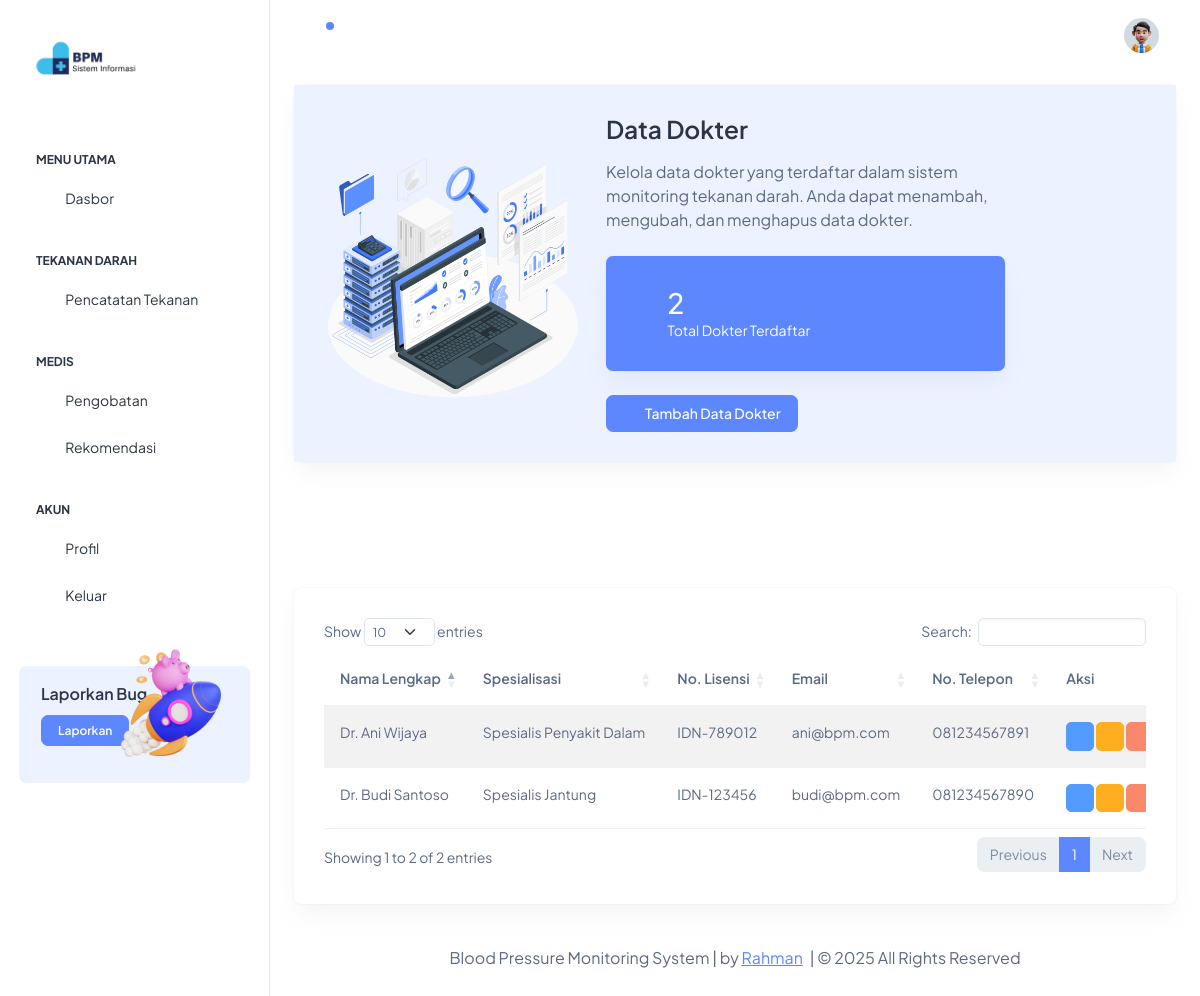
Screenshot of /App/Views/dokter.php (signed in) with the database file from the repository.
### tables this page shows
CREATE TABLE `doctor_profiles` (
  `doctor_id` int NOT NULL,
  `user_id` int DEFAULT NULL,
  `full_name` varchar(100) NOT NULL,
  `specialization` varchar(100) DEFAULT NULL,
  `license_number` varchar(50) NOT NULL,
  `phone_number` varchar(20) DEFAULT NULL
);

CREATE TABLE `users` (
  `user_id` int NOT NULL,
  `username` varchar(50) NOT NULL,
  `password` varchar(255) NOT NULL,
  `email` varchar(100) NOT NULL,
  `role` enum('admin','doctor','patient') NOT NULL,
  `created_at` timestamp NULL DEFAULT CURRENT_TIMESTAMP,
  `updated_at` timestamp NULL DEFAULT CURRENT_TIMESTAMP ON UPDATE CURRENT_TIMESTAMP
);

### App/Config/Database.php (called while the page is built, shortened)
<?php
class Database
{
    private $host = 'localhost';
    private $db_name = 'blood_pressure_monitoring';
    private $username = 'root';
    private $password = '';
    private $conn;
    private function connect()
    {
        try {
            $this->conn = new PDO(
                'mysql:host=' . $this->host . ';dbname=' . $this->db_name,
                $this->username,
                $this->password
            );
            $this->conn->setAttribute(PDO::ATTR_ERRMODE, PDO::ERRMODE_EXCEPTION);
            $this->conn->setAttribute(PDO::ATTR_DEFAULT_FETCH_MODE, PDO::FETCH_ASSOC);
        } catch (PDOException $e) {
            echo 'Connection Error: ' . $e->getMessage();
        }
    }
    public function query($query, $params = [])
    {
        $stmt = $this->conn->prepare($query);
        $stmt->execute($params);
        return $stmt;
    }
}

### App/Controllers/DokterController.php (called while the page is built, shortened)
<?php
require_once __DIR__ . '/../Models/DokterModel.php';
class DokterController
{
    private $dokterModel;
    public function __construct()
    {
        $this->dokterModel = new DokterModel();
    }
    public function getAllDoctors()
    {
        return $this->dokterModel->getAllDoctors();
    }
}

### App/Models/DokterModel.php (called while the page is built, shortened)
<?php
require_once __DIR__ . '/../Config/Database.php';
class DokterModel
{
    private $db;
    public function __construct()
    {
        $this->db = new Database();
    }
    public function getAllDoctors()
    {
        $query = "SELECT d.*, u.email, u.username
                  FROM doctor_profiles d
                  JOIN users u ON d.user_id = u.user_id
                  WHERE u.role = 'doctor'";
        return $this->db->query($query)->fetchAll();
    }
}

### App/Views/dokter.php (the view, shortened to what this page needs)
<?php
require_once __DIR__ . '/../Controllers/DokterController.php';
$dokterController = new DokterController();
$doctors = $dokterController->getAllDoctors();
$totalDoctors = count($doctors);
?>
<!doctype html>
<html lang="en">
<head>
    <link rel="stylesheet" href="assets/css/styles.min.css" />
    <link rel="stylesheet" href="https://cdn.datatables.net/1.13.7/css/dataTables.bootstrap5.min.css">
    <link rel="stylesheet" href="https://cdn.datatables.net/responsive/2.5.0/css/responsive.bootstrap5.min.css">
</head>
<body>
    <div class="page-wrapper" id="main-wrapper" data-layout="vertical" data-navbarbg="skin6" data-sidebartype="full"
        data-sidebar-position="fixed" data-header-position="fixed">
        <?php include 'partials/sidebar.php'; ?>
        <div class="body-wrapper">
            <?php include 'partials/header.php'; ?>
            <div class="container-fluid">
                <div class="row">
                    <div class="col-12">
                        <div class="card w-100">
                            <div class="card-body bg-light-primary">
                                <div class="row align-items-center">
                                    <div class="col-lg-4">
                                        <img src="assets/images/data/data.png" alt="Doctor Statistics"
                                            class="img-fluid">
                                    </div>
                                    <div class="col-lg-6">
                                        <h3 class="fw-semibold mb-3">Data Dokter</h3>
                                        <p class="fs-4 mb-4">
                                            Kelola data dokter yang terdaftar dalam sistem monitoring tekanan darah.
                                            Anda dapat menambah, mengubah, dan menghapus data dokter.
                                        </p>
                                        <div class="card bg-primary text-white mb-4">
                                            <div class="card-body d-flex align-items-center">
                                                <i class="ti ti-users fs-6 me-3"></i>
                                                <div>
                                                    <h2 class="text-white mb-0"><?= $totalDoctors ?></h2>
                                                    <p class="mb-0">Total Dokter Terdaftar</p>
                                                </div>
                                            </div>
                                        </div>
                                        <button class="btn btn-primary d-flex align-items-center" data-bs-toggle="modal"
                                            data-bs-target="#addDoctorModal">
                                            <i class="ti ti-user-plus fs-5 me-2"></i>
                                            <span>Tambah Data Dokter</span>
                                        </button>
                                    </div>
                                </div>
                            </div>
                        </div>
                    </div>
                </div>
                <div class="row">
                    <div class="col-12">
                        <div class="card">
                            <div class="card-body">
                                <div class="table-responsive">
                                    <table id="doctorTable" class="table table-striped dt-responsive nowrap w-100">
                                        <thead>
                                            <tr>
                                                <th>Nama Lengkap</th>
                                                <th>Spesialisasi</th>
                                                <th>No. Lisensi</th>
                                                <th>Email</th>
                                                <th>No. Telepon</th>
                                                <th>Aksi</th>
                                            </tr>
                                        </thead>
                                        <tbody>
                                            <?php foreach ($doctors as $doctor): ?>
                                                <tr>
                                                    <td><?= htmlspecialchars($doctor['full_name']) ?></td>
                                                    <td><?= htmlspecialchars($doctor['specialization']) ?></td>
                                                    <td><?= htmlspecialchars($doctor['license_number']) ?></td>
                                                    <td><?= htmlspecialchars($doctor['email']) ?></td>
                                                    <td><?= htmlspecialchars($doctor['phone_number']) ?></td>
                                                    <td>
                                                        <button type="button" class="btn btn-info btn-sm view-doctor"
                                                            data-bs-toggle="modal" data-bs-target="#viewDoctorModal"
                                                            data-doctor='<?= json_encode($doctor) ?>'>
                                                            <i class="ti ti-eye"></i>
                                                        </button>
                                                        <button type="button" class="btn btn-warning btn-sm edit-doctor"
                                                            data-bs-toggle="modal" data-bs-target="#editDoctorModal"
                                                            data-doctor='<?= json_encode($doctor) ?>'>
                                                            <i class="ti ti-edit"></i>
                                                        </button>
                                                        <button type="button" class="btn btn-danger btn-sm delete-doctor"
                                                            data-bs-toggle="modal" data-bs-target="#deleteDoctorModal"
                                                            data-id="<?= $doctor['doctor_id'] ?>">
                                                            <i class="ti ti-trash"></i>
                                                        </button>
                                                    </td>
                                                </tr>
                                            <?php endforeach; ?>
                                        </tbody>
                                    </table>
                                </div>
                            </div>
                        </div>
                    </div>
                </div>
                <?php include 'partials/footer.php'; ?>
            </div>
        </div>
    </div>
</body>
</html>

### rows the page displays
doctor_profiles: full_name "Dr. Budi Santoso", specialization "Spesialis Jantung", license_number "IDN-123456", user.email "budi@bpm.com", phone_number "081234567890"
doctor_profiles: full_name "Dr. Ani Wijaya", specialization "Spesialis Penyakit Dalam", license_number "IDN-789012", user.email "ani@bpm.com", phone_number "081234567891"

### other values shown
$totalDoctors "2"
